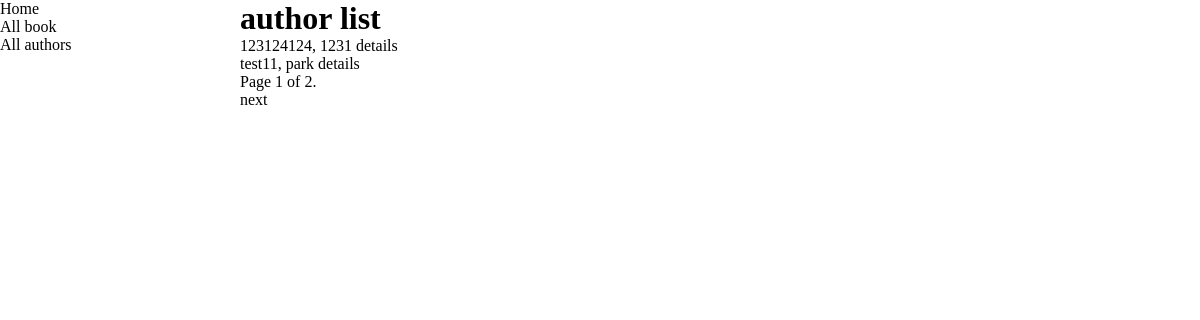
Screenshot of /catalog/authors/ with the database file from the repository.
### catalog/models.py (models this page shows)
class Author(models.Model):
    first_name = models.CharField(max_length=100)
    last_name = models.CharField(max_length=100)
    date_of_birth = models.DateField(null=True, blank=True)
    date_of_death = models.DateField("Died", null=True, blank=True)
    class Meta:
        ordering = ["last_name", "first_name"]
    def get_absolute_url(self):
        return reverse("author-detail", args=[str(self.id)])
    def __str__(self):
        return f"{self.last_name}, {self.first_name}"

### catalog/views.py (the view)
# urls.py: path("authors/", views.AuthorListView.as_view(), name="authors"),
class AuthorListView(generic.ListView):
    model = Author
    paginate_by = 2

### catalog/templates/catalog/author_list.html (shortened to what this page needs)
{% extends "base_generic.html" %}
{% block content %}
    <h1>author list</h1>
    <ul>
    {% for author in author_list %}
    <li>
        <a href="{{ author.get_absolute_url }}">{{ author }} details</a>
    </li>
    {% endfor %}
    </ul>
{% endblock %}

### catalog/static/css/style.css (style rules this page uses)
* { margin: 0; padding: 0; }
ul , li { list-style: none; }
a { color: inherit ; text-decoration: none; }

### rows the page displays
Author: last_name+first_name "123124124, 1231"
Author: last_name+first_name "test11, park"

### other values shown
{{ page_obj.number }} "1"
{{ page_obj.paginator.num_pages }} "2"
